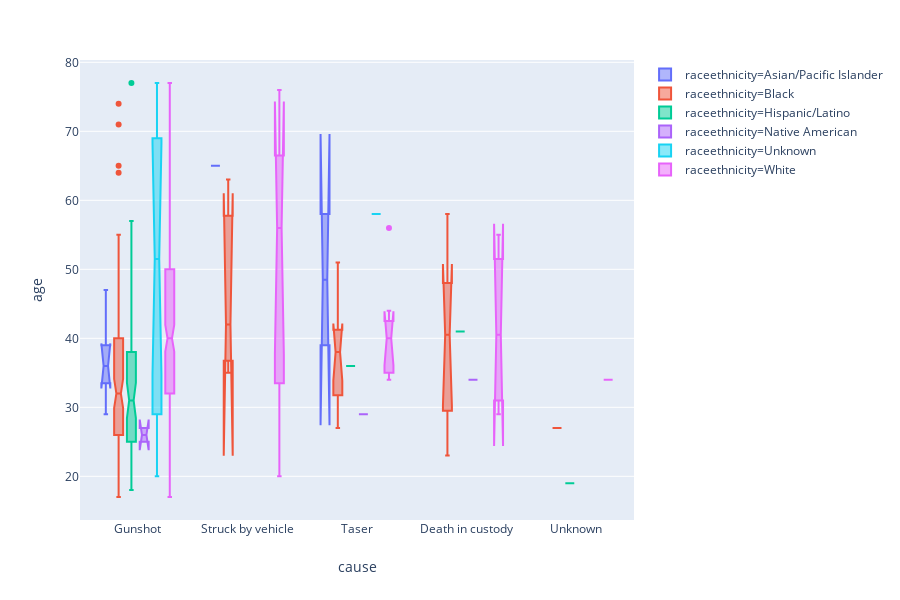

Notebook cell for this chart:
### Code cell
px.box(blm, x="cause", y="age", notched=True,color="raceethnicity")

### Figure 1 — Plotly figure (JSON) as saved in the notebook; plotly's stock layout.template omitted (floating-point values rounded to 4 significant figures; data arrays with more than 128 entries replaced by an {"elided": "..."} marker saying what was removed)
{"data": [{"alignmentgroup": "True", "hoverlabel": {"namelength": 0}, "hovertemplate": "raceethnicity=Asian/Pacific Islander<br>cause=%{x}<br>age=%{y}", "legendgroup": "raceethnicity=Asian/Pacific Islander", "marker": {"color": "#636efa"}, "name": "raceethnicity=Asian/Pacific Islander", "notched": true, "offsetgroup": "raceethnicity=Asian/Pacific Islander", "orientation": "v", "showlegend": true, "type": "box", "uid": "372765d6-abf6-4198-82f8-dcc0e04ac3a7", "x": ["Gunshot", "Gunshot", "Struck by vehicle", "Gunshot", "Gunshot", "Gunshot", "Gunshot", "Taser", "Taser", "Gunshot"], "xaxis": "x", "y": [47, 29, 65, 36, 40, 36, 35, 39, 58, 33], "yaxis": "y"}, {"alignmentgroup": "True", "hoverlabel": {"namelength": 0}, "hovertemplate": "raceethnicity=Black<br>cause=%{x}<br>age=%{y}", "legendgroup": "raceethnicity=Black", "marker": {"color": "#EF553B"}, "name": "raceethnicity=Black", "notched": true, "offsetgroup": "raceethnicity=Black", "orientation": "v", "showlegend": true, "type": "box", "uid": "af7ead70-a697-463c-bec0-3296cb965caf", "x": {"elided": "135 str values"}, "xaxis": "x", "y": {"elided": "135 int values"}, "yaxis": "y"}, {"alignmentgroup": "True", "hoverlabel": {"namelength": 0}, "hovertemplate": "raceethnicity=Hispanic/Latino<br>cause=%{x}<br>age=%{y}", "legendgroup": "raceethnicity=Hispanic/Latino", "marker": {"color": "#00cc96"}, "name": "raceethnicity=Hispanic/Latino", "notched": true, "offsetgroup": "raceethnicity=Hispanic/Latino", "orientation": "v", "showlegend": true, "type": "box", "uid": "886d7d8f-dc98-49ff-9c07-0704386168de", "x": ["Gunshot", "Gunshot", "Gunshot", "Gunshot", "Gunshot", "Gunshot", "Gunshot", "Gunshot", "Gunshot", "Gunshot", "Gunshot", "Gunshot", "Gunshot", "Gunshot", "Gunshot", "Gunshot", "Gunshot", "Gunshot", "Gunshot", "Gunshot", "Gunshot", "Gunshot", "Gunshot", "Gunshot", "Death in custody", "Gunshot", "Gunshot", "Gunshot", "Gunshot", "Gunshot", "Gunshot", "Gunshot", "Gunshot", "Gunshot", "Gunshot", "Gunshot", "Gunshot", "Gunshot", "Gunshot", "Gunshot", "Gunshot", "Gunshot", "Gunshot", "Gunshot", "Gunshot", "Gunshot", "Gunshot", "Gunshot", "Gunshot", "Gunshot", "Gunshot", "Gunshot", "Gunshot", "Gunshot", "Gunshot", "Unknown", "Gunshot", "Gunshot", "Gunshot", "Gunshot", "Gunshot", "Gunshot", "Gunshot", "Gunshot", "Gunshot", "Gunshot", "Taser"], "xaxis": "x", "y": [26, 23, 36, 77, 40, 55, 22, 22, 34, 22, 42, 33, 36, 41, 40, 22, 52, 25, 26, 38, 38, 43, 23, 34, 41, 38, 30, 25, 23, 53, 28, 20, 28, 38, 42, 18, 29, 24, 34, 57, 37, 28, 34, 25, 23, 28, 36, 40, 37, 27, 25, 51, 27, 30, 23, 19, 40, 48, 32, 24, 30, 29, 25, 35, 32, 29, 36], "yaxis": "y"}, {"alignmentgroup": "True", "hoverlabel": {"namelength": 0}, "hovertemplate": "raceethnicity=Native American<br>cause=%{x}<br>age=%{y}", "legendgroup": "raceethnicity=Native American", "marker": {"color": "#ab63fa"}, "name": "raceethnicity=Native American", "notched": true, "offsetgroup": "raceethnicity=Native American", "orientation": "v", "showlegend": true, "type": "box", "uid": "79b0a723-3b61-4729-aa13-a0f58cb7ea55", "x": ["Gunshot", "Death in custody", "Gunshot", "Taser"], "xaxis": "x", "y": [25, 34, 27, 29], "yaxis": "y"}, {"alignmentgroup": "True", "hoverlabel": {"namelength": 0}, "hovertemplate": "raceethnicity=Unknown<br>cause=%{x}<br>age=%{y}", "legendgroup": "raceethnicity=Unknown", "marker": {"color": "#19d3f3"}, "name": "raceethnicity=Unknown", "notched": true, "offsetgroup": "raceethnicity=Unknown", "orientation": "v", "showlegend": true, "type": "box", "uid": "d3aa3cd9-9c35-4f14-8488-fd0fa8d637e4", "x": ["Gunshot", "Gunshot", "Gunshot", "Gunshot", "Gunshot", "Gunshot", "Gunshot", "Taser", "Gunshot", "Gunshot", "Gunshot", "Gunshot", "Gunshot", "Gunshot", "Gunshot"], "xaxis": "x", "y": [24, 20, 21, 41, 29, 69, 70, 58, 57, 40, 54, 77, 77, 60, 49], "yaxis": "y"}, {"alignmentgroup": "True", "hoverlabel": {"namelength": 0}, "hovertemplate": "raceethnicity=White<br>cause=%{x}<br>age=%{y}", "legendgroup": "raceethnicity=White", "marker": {"color": "#e763fa"}, "name": "raceethnicity=White", "notched": true, "offsetgroup": "raceethnicity=White", "orientation": "v", "showlegend": true, "type": "box", "uid": "61cbbc03-2c6a-43a9-b7e4-e01f5d2728d3", "x": {"elided": "236 str values"}, "xaxis": "x", "y": {"elided": "236 int values"}, "yaxis": "y"}], "layout": {"boxmode": "group", "grid": {"xaxes": ["x"], "xgap": 0.1, "xside": "bottom", "yaxes": ["y"], "ygap": 0.1, "yside": "left"}, "height": 600, "legend": {"tracegroupgap": 0}, "margin": {"t": 60}, "xaxis": {"title": {"text": "cause"}}, "yaxis": {"title": {"text": "age"}}}}
